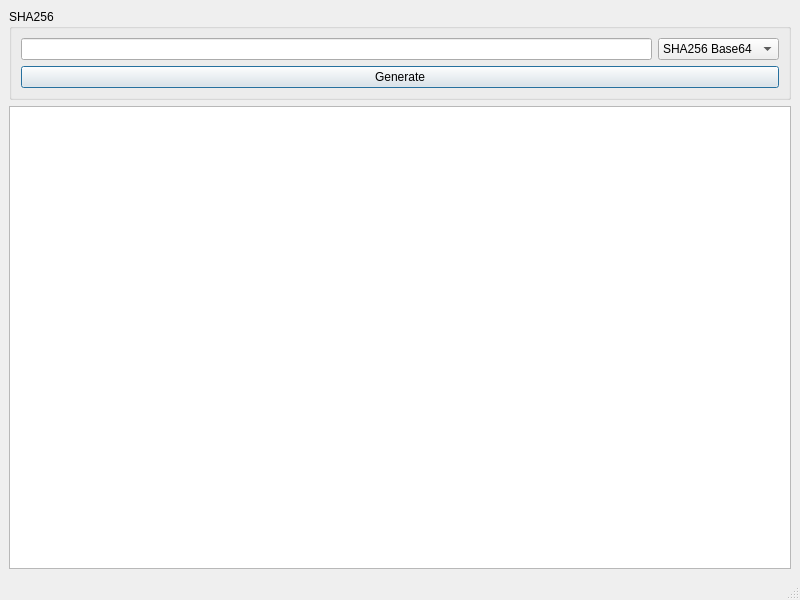
<?xml version="1.0" encoding="UTF-8"?>
<ui version="4.0">
 <class>MainWindow</class>
 <widget class="QMainWindow" name="MainWindow">
  <property name="geometry">
   <rect>
    <x>0</x>
    <y>0</y>
    <width>800</width>
    <height>600</height>
   </rect>
  </property>
  <property name="windowTitle">
   <string>MainWindow</string>
  </property>
  <widget class="QWidget" name="centralwidget">
   <layout class="QGridLayout" name="gridLayout_2">
    <item row="0" column="0">
     <widget class="QGroupBox" name="groupBox">
      <property name="title">
       <string>SHA256</string>
      </property>
      <layout class="QGridLayout" name="gridLayout">
       <item row="0" column="1">
        <widget class="QComboBox" name="cb_sha">
         <item>
          <property name="text">
           <string>SHA256 Base64</string>
          </property>
         </item>
         <item>
          <property name="text">
           <string>SHA256 Hex</string>
          </property>
         </item>
         <item>
          <property name="text">
           <string>SHA256 ASCII</string>
          </property>
         </item>
        </widget>
       </item>
       <item row="0" column="0">
        <widget class="QLineEdit" name="le_sha"/>
       </item>
       <item row="1" column="0" colspan="2">
        <widget class="QPushButton" name="bt_sha_gen">
         <property name="text">
          <string>Generate</string>
         </property>
         <property name="default">
          <bool>true</bool>
         </property>
        </widget>
       </item>
      </layout>
     </widget>
    </item>
    <item row="1" column="0">
     <widget class="QTextBrowser" name="log_sha"/>
    </item>
   </layout>
  </widget>
  <widget class="QMenuBar" name="menubar">
   <property name="geometry">
    <rect>
     <x>0</x>
     <y>0</y>
     <width>800</width>
     <height>26</height>
    </rect>
   </property>
  </widget>
  <widget class="QStatusBar" name="statusbar"/>
 </widget>
 <resources/>
 <connections/>
</ui>
